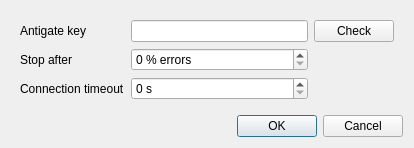
<?xml version="1.0" encoding="UTF-8"?>
<ui version="4.0">
 <class>Dialog</class>
 <widget class="QDialog" name="Dialog">
  <property name="geometry">
   <rect>
    <x>0</x>
    <y>0</y>
    <width>414</width>
    <height>140</height>
   </rect>
  </property>
  <property name="windowTitle">
   <string>Settings</string>
  </property>
  <layout class="QVBoxLayout" name="verticalLayout">
   <item>
    <widget class="QFrame" name="frame">
     <layout class="QGridLayout" name="gridLayout">
      <item row="0" column="0">
       <widget class="QLabel" name="label">
        <property name="text">
         <string>Antigate key</string>
        </property>
       </widget>
      </item>
      <item row="0" column="1">
       <widget class="QLineEdit" name="lineEdit"/>
      </item>
      <item row="2" column="0">
       <widget class="QLabel" name="label_3">
        <property name="text">
         <string>Connection timeout</string>
        </property>
       </widget>
      </item>
      <item row="2" column="1">
       <widget class="QSpinBox" name="spinBox_2">
        <property name="suffix">
         <string> s</string>
        </property>
       </widget>
      </item>
      <item row="1" column="1">
       <widget class="QSpinBox" name="spinBox">
        <property name="suffix">
         <string> % errors</string>
        </property>
       </widget>
      </item>
      <item row="1" column="0">
       <widget class="QLabel" name="label_2">
        <property name="text">
         <string>Stop after</string>
        </property>
       </widget>
      </item>
      <item row="0" column="2">
       <widget class="QPushButton" name="pushButton">
        <property name="text">
         <string>Check</string>
        </property>
       </widget>
      </item>
     </layout>
    </widget>
   </item>
   <item>
    <widget class="QDialogButtonBox" name="buttonBox">
     <property name="orientation">
      <enum>Qt::Horizontal</enum>
     </property>
     <property name="standardButtons">
      <set>QDialogButtonBox::Cancel|QDialogButtonBox::Ok</set>
     </property>
    </widget>
   </item>
  </layout>
 </widget>
 <resources/>
 <connections>
  <connection>
   <sender>buttonBox</sender>
   <signal>accepted()</signal>
   <receiver>Dialog</receiver>
   <slot>accept()</slot>
   <hints>
    <hint type="sourcelabel">
     <x>248</x>
     <y>254</y>
    </hint>
    <hint type="destinationlabel">
     <x>157</x>
     <y>274</y>
    </hint>
   </hints>
  </connection>
  <connection>
   <sender>buttonBox</sender>
   <signal>rejected()</signal>
   <receiver>Dialog</receiver>
   <slot>reject()</slot>
   <hints>
    <hint type="sourcelabel">
     <x>316</x>
     <y>260</y>
    </hint>
    <hint type="destinationlabel">
     <x>286</x>
     <y>274</y>
    </hint>
   </hints>
  </connection>
 </connections>
</ui>
